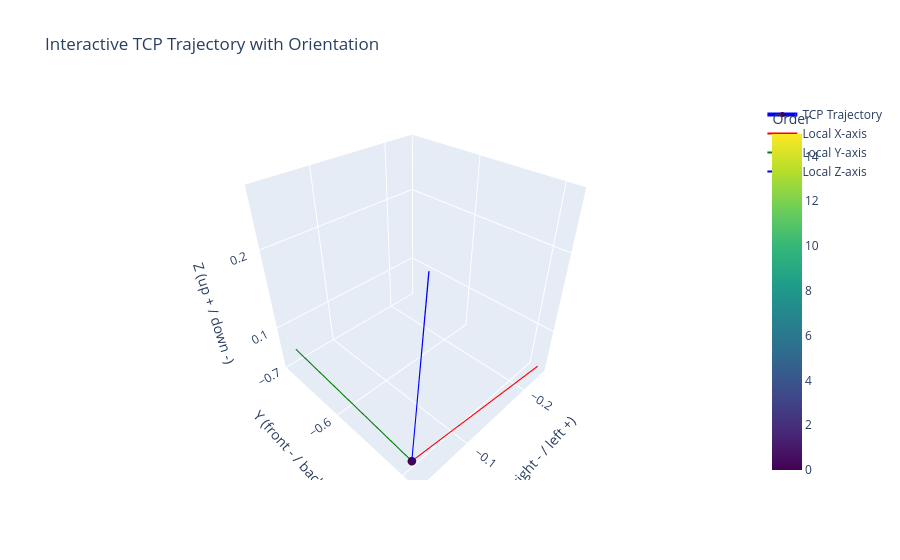

Notebook cell for this chart:
### Code cell
plotly_pos_rot(unnorm_action)
unnorm_action[:, :3]
